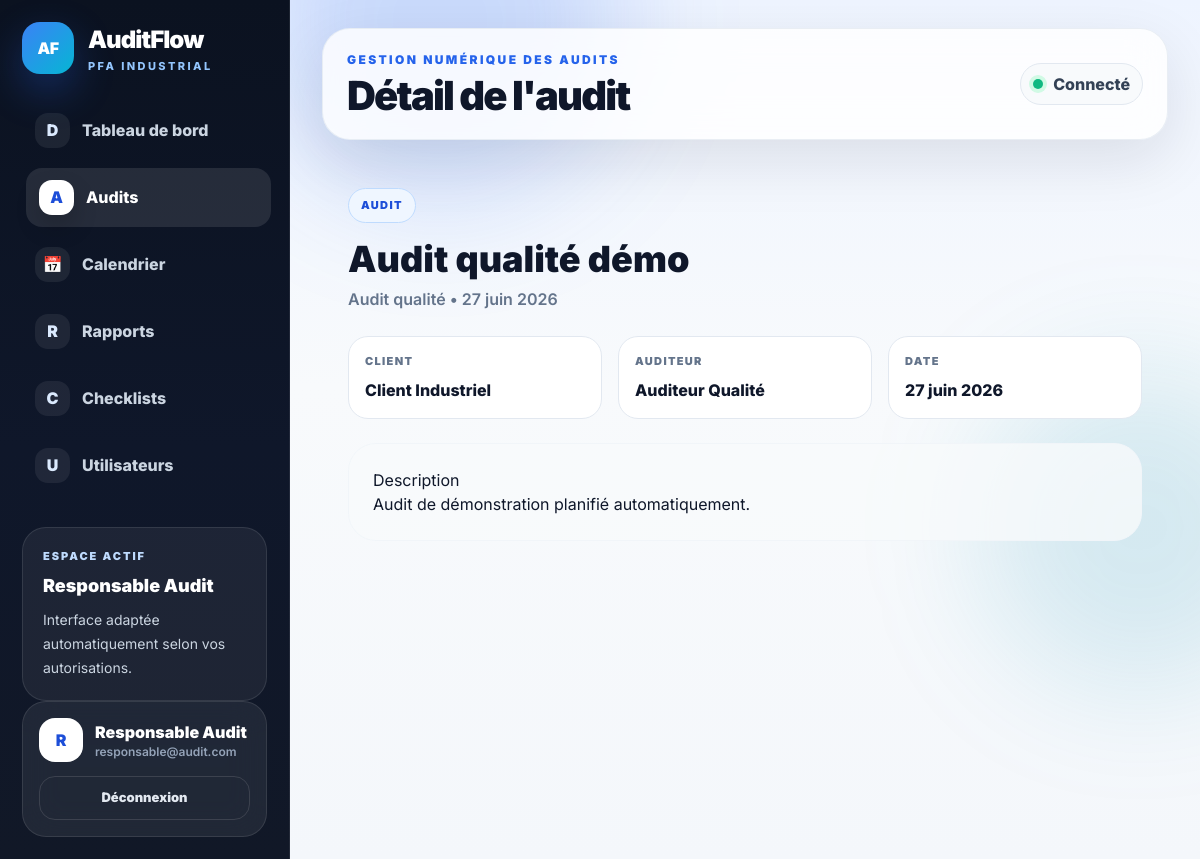
Page /audits/1/ (signed in) on the committed database.
### audit/models.py (models this page shows, shortened)
class Profile(models.Model):
    ROLE_CHOICES = [
        ('RESPONSABLE', 'Responsable Audit'),
        ('AUDITEUR', 'Auditeur'),
        ('CLIENT', 'Client'),
    ]
    user = models.OneToOneField(User, on_delete=models.CASCADE, related_name='profile')
    role = models.CharField(max_length=20, choices=ROLE_CHOICES, default='AUDITEUR')
    telephone = models.CharField(max_length=30, blank=True)

class Audit(models.Model):
    TYPE_CHOICES = [
        ('QUALITE', 'Audit qualité'),
        ('SECURITE', 'Audit sécurité'),
        ('ENVIRONNEMENT', 'Audit environnement'),
        ('INTERNE', 'Audit interne'),
    ]
    titre = models.CharField(max_length=150)
    type_audit = models.CharField(max_length=30, choices=TYPE_CHOICES, default='QUALITE')
    date_audit = models.DateField()
    description = models.TextField(blank=True)
    client = models.ForeignKey(
        User,
        on_delete=models.SET_NULL,
        null=True,
        blank=True,
        related_name='audits_client',
        help_text='Client ou département demandeur concerné par cet audit.'
    )
    auditeur = models.ForeignKey(
        User,
        on_delete=models.SET_NULL,
        null=True,
        blank=True,
        related_name='audits_affectes'
    )
    created_by = models.ForeignKey(
        User,
        on_delete=models.SET_NULL,
        null=True,
        blank=True,
        related_name='audits_crees'
    )
    created_at = models.DateTimeField(auto_now_add=True)
    class Meta:
        ordering = ['-date_audit']

### audit/views.py (the view)
# urls.py: path('audits/<int:pk>/', views.audit_detail, name='audit_detail'),
@login_required
def audit_detail(request, pk):
    audit = get_object_or_404(Audit, pk=pk)
    role = get_user_role(request.user)
    if role == 'AUDITEUR' and audit.auditeur != request.user:
        messages.error(request, "Vous n'avez pas l'autorisation de consulter cet audit.")
        return redirect('audits_list')
    if role == 'CLIENT' and audit.client != request.user:
        messages.error(request, "Vous n'avez pas l'autorisation de consulter cet audit.")
        return redirect('audits_list')
    return render(request, 'audit/audit_detail.html', {'audit': audit})

### audit/views.py (called while the page is built)
def get_user_role(user):
    profile, _ = Profile.objects.get_or_create(user=user, defaults={'role': 'CLIENT'})
    return profile.role

### templates/audit/audit_detail.html (shortened to what this page needs)
{% extends 'audit/base.html' %}
{% block page_title %}Détail de l'audit{% endblock %}
{% block content %}
<div class="panel-lg reveal-card">
    <span class="badge-soft">Audit</span>
    <h2 class="mt-4 text-4xl font-black">{{ audit.titre }}</h2>
    <p class="muted mt-2">{{ audit.get_type_audit_display }} • {{ audit.date_audit }}</p>
    <div class="mt-6 grid gap-4 md:grid-cols-3">
        <div class="meta-box"><strong>Client</strong><span>{% if audit.client %}{{ audit.client.get_full_name|default:audit.client.username }}{% else %}Non affecté{% endif %}</span></div>
        <div class="meta-box"><strong>Auditeur</strong><span>{% if audit.auditeur %}{{ audit.auditeur.get_full_name|default:audit.auditeur.username }}{% else %}Non affecté{% endif %}</span></div>
        <div class="meta-box"><strong>Date</strong><span>{{ audit.date_audit }}</span></div>
    </div>
    <div class="mt-6 rounded-[28px] border border-slate-100 bg-slate-50/80 p-6">
        <h3>Description</h3>
        <p>{{ audit.description }}</p>
    </div>
</div>
{% endblock %}

### templates/audit/base.html (shortened to what this page needs)
{% load static %}
<!DOCTYPE html>
<html lang="fr">
<head>
    <script src="https://cdn.tailwindcss.com"></script>
    <link rel="stylesheet" href="{% static 'audit/css/style.css' %}">
</head>
<body class="app-bg">
<div class="shell">
    <div class="orb one"></div>
    <div class="orb two"></div>
    <aside class="sidebar">
        <a href="{% url 'dashboard' %}" class="brand">
            <div class="brand-logo pulse-soft">AF</div>
            <div>
                <div class="brand-title">AuditFlow</div>
                <div class="brand-sub">PFA Industrial</div>
            </div>
        </a>
        <nav class="nav">
            <a href="{% url 'dashboard' %}"
               class="nav-link {% if request.resolver_match.url_name == 'dashboard' %}nav-active{% endif %}">
                <span class="nav-ico">D</span>
                <span>Tableau de bord</span>
            </a>
            <a href="{% url 'audits_list' %}"
               class="nav-link {% if 'audit' in request.resolver_match.url_name %}nav-active{% endif %}">
                <span class="nav-ico">A</span>
                <span>Audits</span>
            </a>
            <a href="{% url 'calendar' %}"
               class="nav-link {% if request.resolver_match.url_name == 'calendar' %}nav-active{% endif %}">
                <span class="nav-ico">📅</span>
                <span>Calendrier</span>
            </a>
            <a href="{% url 'rapports_list' %}"
               class="nav-link {% if 'rapport' in request.resolver_match.url_name %}nav-active{% endif %}">
                <span class="nav-ico">R</span>
                <span>Rapports</span>
            </a>
            {% if user.profile.role == 'RESPONSABLE' %}
            <a href="{% url 'checklist_list' %}"
               class="nav-link {% if 'checklist' in request.resolver_match.url_name %}nav-active{% endif %}">
                <span class="nav-ico">C</span>
                <span>Checklists</span>
            </a>
            <a href="{% url 'users_list' %}"
               class="nav-link {% if 'user' in request.resolver_match.url_name %}nav-active{% endif %}">
                <span class="nav-ico">U</span>
                <span>Utilisateurs</span>
            </a>
            {% endif %}
        </nav>
        <div class="mt-8 rounded-[24px] border border-white/10 bg-white/[.06] p-5">
            <p class="text-[11px] font-black uppercase tracking-[.18em] text-blue-200">
                Espace actif
            </p>
            <p class="mt-2 text-lg font-black">
                {{ user.profile.get_role_display }}
            </p>
            <p class="mt-2 text-sm leading-6 text-slate-300">
                Interface adaptée automatiquement selon vos autorisations.
            </p>
        </div>
        <div class="sidebar-card">
            <div class="flex items-center gap-3">
                <div class="avatar">
                    {{ user.first_name|first|default:user.username|first|upper }}
                </div>
                <div class="min-w-0">
                    <p class="truncate font-black">
                        {{ user.get_full_name|default:user.username }}
                    </p>
                    <p class="truncate text-xs font-semibold text-slate-400">
                        {{ user.email }}
                    </p>
                </div>
            </div>
            <a href="{% url 'logout' %}" class="logout-link">
                Déconnexion
            </a>
        </div>
    </aside>
    <main class="main">
        <header class="topbar fade-up">
            <div>
                <p class="eyebrow">
                    Gestion numérique des audits
                </p>
                <h1 class="page-title">
                    {% block page_title %}{% endblock %}
                </h1>
            </div>
            <div class="flex flex-wrap items-center gap-3">
                <div class="user-chip">
                    <span class="online-dot"></span>
                    Connecté
                </div>
            </div>
        </header>
        <section class="fade-up delay-2">
            {% block content %}
            {% endblock %}
        </section>
    </main>
</div>
</body>
</html>

### rows in the picture
Audit: titre "Audit qualité démo", type_audit "Audit qualité", date_audit "27 juin 2026", client.get_full_name "Client Industriel", auditeur.get_full_name "Auditeur Qualité", description "Audit de démonstration planifié automatiquement."

### other values in the picture
{{ user.profile.get_role_display }} "Responsable Audit"
{{ user.first_name|first|default:user.username|first|upper }} "R"
{{ user.get_full_name|default:user.username }} "Responsable Audit"
{{ user.email }} "responsable@audit.com"
